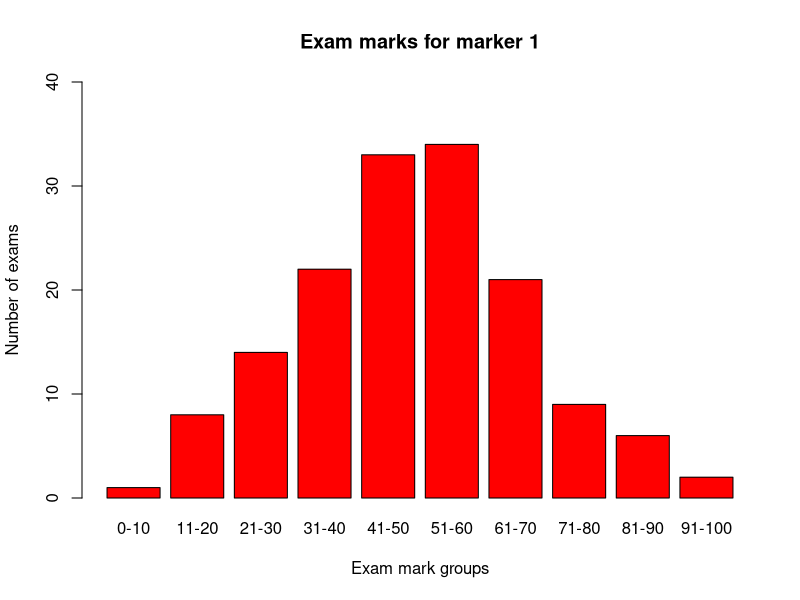
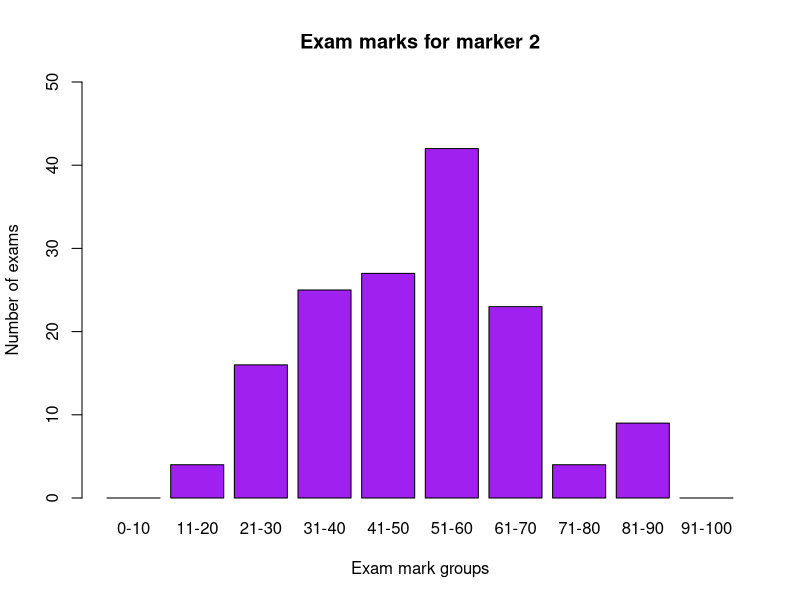

The R script that drew these images, in order:
## ---- chunk 1
knitr::opts_chunk$set(echo = TRUE)
library(magrittr)
library(knitr)


## ---- chunk 2
marks_1 = c(1,8,14,22,33,34,21,9,6,2) 
marks_2 = c(0,4,16,25,27,42,23,4,9,0)  
## ---- chunk 3
marker_1 = c(4,1,5,1,4,6,4,5,3,6) 
marker_2 = c(3,2,4,0,3,4,2,3,3,6) 
## ---- chunk 4
t.test(marker_1,marker_2,paired=TRUE) 
## ---- chunk 5
t.test(marker_1,marker_2) 
## ---- chunk 6
axis = c("0-10","11-20","21-30","31-40","41-50","51-60","61-70","71-80","81-90","91-100")
barplot(marks_1,xlab = "Exam mark groups", ylab = "Number of exams", main = "Exam marks for marker 1",col = "Red",names = axis, ylim = c(0,40)) 
barplot(marks_2,xlab = "Exam mark groups", ylab = "Number of exams", main = "Exam marks for marker 2",col = "Purple",names = axis, ylim = c(0,50)) 
## ---- chunk 7
t.test(marker_1,marker_2,paired=TRUE) 
## ---- chunk 8
t.test(marker_1,marker_2) 
